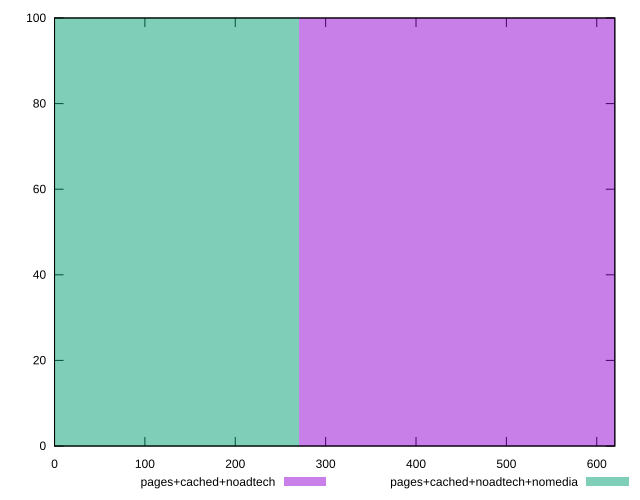

This chart was generated by the following gnuplot code:
reset

$pagesCachedNoadtech <<EOF
540.7886217496158 100
EOF

$pagesCachedNoadtechNomedia <<EOF
0 100
EOF

set key outside below
set boxwidth 540.7886217496158
set xrange [0:620]
set yrange [0:100]
set trange [0:100]
set style fill transparent solid 0.5 noborder
set terminal svg size 640, 500 enhanced background rgb 'white'
set output "report_00019_2021-02-10T18-14-37.922Z//uses-webp-images/comparison/histogram/2_vs_3.svg"

plot $pagesCachedNoadtech title "pages+cached+noadtech" with boxes, \
     $pagesCachedNoadtechNomedia title "pages+cached+noadtech+nomedia" with boxes

reset
